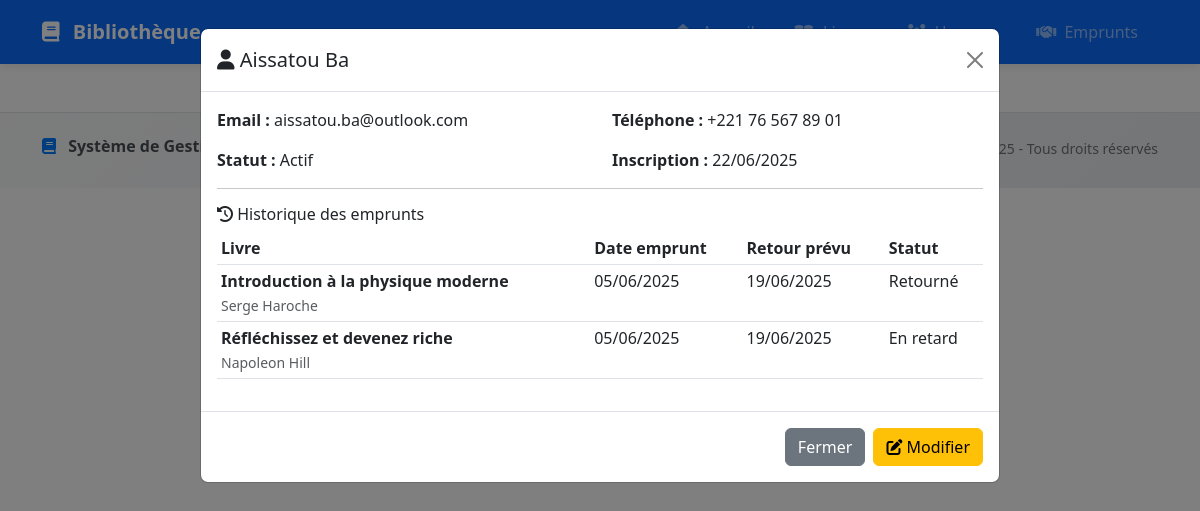
The app's page /pages/usagers/voirUsager.php?id=5, older data.
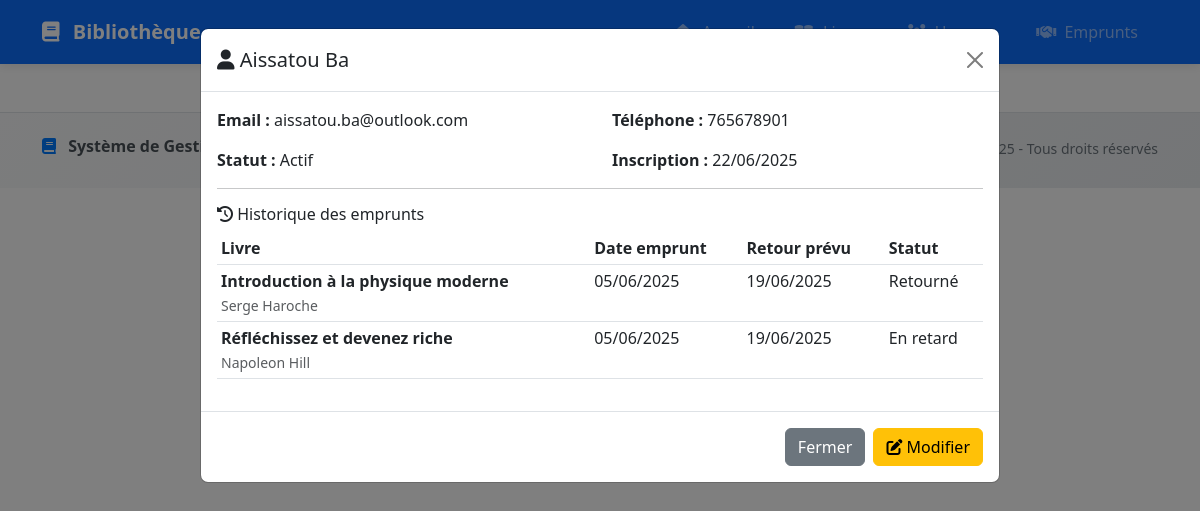
The same page, newer data.
### tables this page shows
CREATE TABLE usagers (
    id INT PRIMARY KEY AUTO_INCREMENT,
    nom VARCHAR(100) NOT NULL,
    prenom VARCHAR(100) NOT NULL,
    email VARCHAR(255) UNIQUE NOT NULL,
    telephone VARCHAR(20),
    date_inscription TIMESTAMP DEFAULT CURRENT_TIMESTAMP,
    statut ENUM('actif', 'suspendu') DEFAULT 'actif'
);

### pages/usagers/voirUsager.php (the view, shortened to what this page needs)
<?php
require_once '../../config/database.php';
require_once '../../includes/functions.php';
$usager_details = null;
$historique_emprunts = [];
$error = '';
if (isset($_GET['id'])) {
    $id = (int)$_GET['id'];
    $usager_details = getUsagerById($pdo, $id);
    if ($usager_details) {
        $historique_emprunts = getHistoriqueEmprunts($pdo, $id);
    } else {
        $error = 'Usager non trouvé.';
    }
} else {
    header('Location: usagers.php');
    exit;
}
include '../../includes/header.php';
?>
<?php if ($error): ?>
    <div class="alert alert-danger">
        <i class="fas fa-exclamation-triangle"></i> <?php echo htmlspecialchars($error); ?>
    </div>
    <a href="usagers.php" class="btn btn-secondary">Retour à la liste</a>
<?php elseif ($usager_details): ?>
    <div class="modal fade show d-block" id="detailsUsagerModal" tabindex="-1">
        <div class="modal-dialog modal-lg">
            <div class="modal-content">
                <div class="modal-header">
                    <h5 class="modal-title">
                        <i class="fas fa-user"></i> <?php echo htmlspecialchars($usager_details['prenom'] . ' ' . $usager_details['nom']); ?>
                    </h5>
                    <a href="usagers.php" class="btn-close"></a>
                </div>
                <div class="modal-body">
                    <div class="row mb-3">
                        <div class="col-md-6">
                            <strong>Email :</strong> <?php echo htmlspecialchars($usager_details['email']); ?>
                        </div>
                        <div class="col-md-6">
                            <strong>Téléphone :</strong> <?php echo htmlspecialchars($usager_details['telephone'] ?? 'Non renseigné'); ?>
                        </div>
                    </div>
                    <div class="row mb-3">
                        <div class="col-md-6">
                            <strong>Statut :</strong>
                            <?php echo getBadgeStatut($usager_details['statut']); ?>
                        </div>
                        <div class="col-md-6">
                            <strong>Inscription :</strong> <?php echo formaterDate($usager_details['date_inscription']); ?>
                        </div>
                    </div>
                    <hr>
                    <h6><i class="fas fa-history"></i> Historique des emprunts</h6>
                    <?php if (!empty($historique_emprunts)): ?>
                        <div class="table-responsive">
                            <table class="table table-sm">
                                <thead>
                                    <tr>
                                        <th>Livre</th>
                                        <th>Date emprunt</th>
                                        <th>Retour prévu</th>
                                        <th>Statut</th>
                                    </tr>
                                </thead>
                                <tbody>
                                    <?php foreach ($historique_emprunts as $emprunt): ?>
                                        <tr>
                                            <td>
                                                <strong><?php echo htmlspecialchars($emprunt['titre']); ?></strong><br>
                                                <small class="text-muted"><?php echo htmlspecialchars($emprunt['auteur']); ?></small>
                                            </td>
                                            <td><?php echo formaterDate($emprunt['date_emprunt']); ?></td>
                                            <td><?php echo formaterDate($emprunt['date_retour_prevue']); ?></td>
                                            <td><?php echo getStatutEmprunt($emprunt); ?></td>
                                        </tr>
                                    <?php endforeach; ?>
                                </tbody>
                            </table>
                        </div>
                    <?php else: ?>
                        <p class="text-muted">Aucun emprunt enregistré.</p>
                    <?php endif; ?>
                </div>
                <div class="modal-footer">
                    <a href="usagers.php" class="btn btn-secondary">Fermer</a>
                    <a href="usagers.php?modifier=<?php echo $usager_details['id']; ?>" class="btn btn-warning">
                        <i class="fas fa-edit"></i> Modifier
                    </a>
                </div>
            </div>
        </div>
    </div>
<?php endif; ?>
<?php include '../../includes/footer.php'; ?>

Row changes from the older to the newer data that the page shows:
changed usagers "Aissatou Ba": telephone "+221 76 567 89 01" → "765678901"
